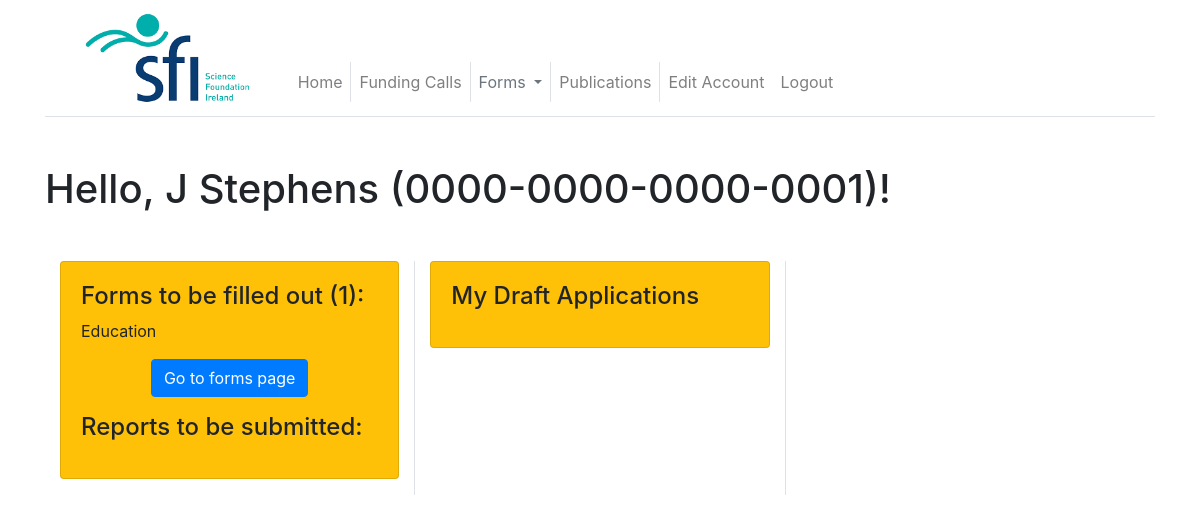
/ (signed in), run on an earlier commit of the app's database.
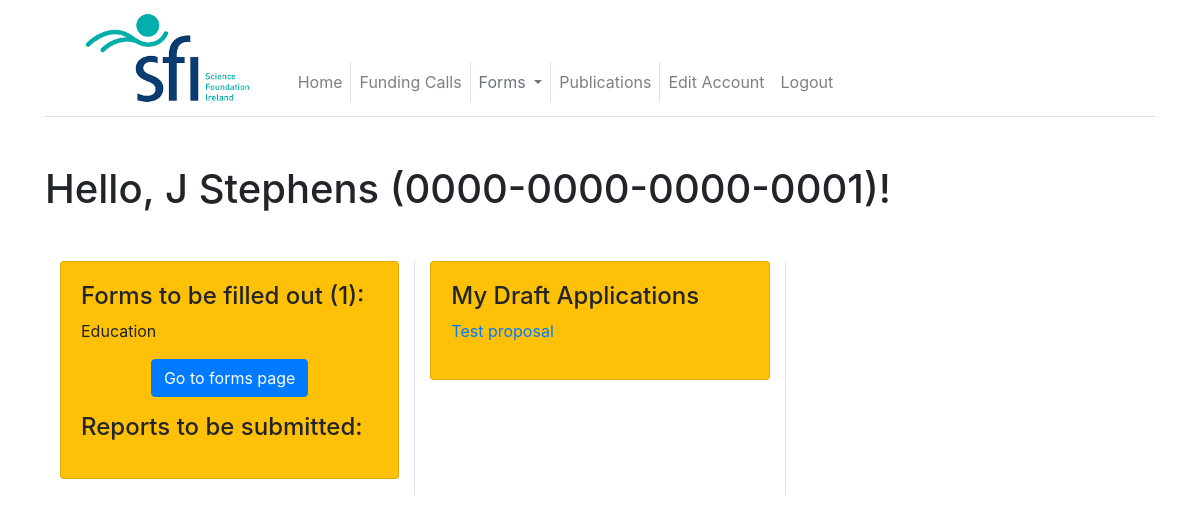
And on a later commit of the database.
### app/models.py (models this page shows, shortened)
class GrantApplications(db.Model):
    id = db.Column(db.Integer, primary_key=True)
    user_id = db.Column(db.Integer, db.ForeignKey("user.id"))
    call_id = db.Column(db.Integer, db.ForeignKey("funding_call.id"))
    title = db.Column(db.Text)
    duration = db.Column(db.Text)
    nrp = db.Column(db.Text)
    ethical_q1 = db.Column(db.String)
    ethical_q2 = db.Column(db.String)
    country = db.Column(db.Text)
    coapps = db.Column(db.Text)
    collabs = db.Column(db.Text)
    legal_align = db.Column(db.Text)
    sci_abstract = db.Column(db.Text)
    lay_abstract = db.Column(db.Text)
    is_draft = db.Column(db.Boolean, default=False)
    is_pending = db.Column(db.Boolean, default=False)
    is_awarded = db.Column(db.Boolean,default=False)
    attachment = db.relationship("GrantApplicationAttachment")

### app/routes.py (the view)
@app.route("/")
@login_required
def index():
    if current_user.is_reviewer:
        return redirect(url_for("proposals_to_review"))
    formList = []
    appList = []
    def check_if_filled(tableName, string):
        result = tableName.query.filter_by(user_id=current_user.id).first()
        if result is None:
            formList.append(string)
    appList = GrantApplications.query.filter_by(user_id=current_user.id).filter_by(is_draft=1).all()
    genInfo = None
    if current_user.is_admin == False and current_user.is_reviewer == False:
        q = GeneralInformation.query.filter_by(user_id=current_user.id).first()
        if q is not None:
            genInfo = json.loads(q.data)
    check_if_filled(GeneralInformation, "General Information")
    check_if_filled(EducationInformation, "Education")
    check_if_filled(EmploymentInformation, "Employment")
    check_if_filled(SocietiesInformation, "Societies")
    check_if_filled(AwardsInformation, "Awards")
    check_if_filled(FundingDiversification, "Funding Diversification")
    check_if_filled(Impacts, "Impacts")
    check_if_filled(InnovationAndCommercialisation, "Innovation and Commercialisation")
    check_if_filled(AcademicCollaborations, "Academic Collaborations")
    check_if_filled(NonAcademicCollaborations, "Non academic Collaborations")
    check_if_filled(Events, "Events")
    check_if_filled(CommunicationsOverview, "Communications Overview")
    check_if_filled(SfiFundingRatio, "SFI Funding Ratio")
    check_if_filled(EducationPublicEngagement, "Education and Public engagement")
    year = int(datetime.now().year)
    q = AnnualReport.query.filter_by(user_id=current_user.id, is_submit=True, date=year).first()
    if q is not None:
        q = False
    else:
        q = True
    annualReport = q
    proposals = SfiProposalCalls.query.all()
    applications = GrantApplications.query.filter_by(user_id=current_user.id, is_draft=True).all()
    return render_template("index.html", title="Home ", form=formList, \
                           proposals=proposals, app=appList, applications=applications, \
                           annualReport=annualReport, genInfo=genInfo)

### app/models.py (called while the page is built)
@login.user_loader
def load_user(id):
    return User.query.get(int(id))

### app/routes.py (called while the page is built)
@app.before_request
def before_request():
    if current_user.is_authenticated:
        current_user.last_seen = datetime.utcnow()
        db.session.commit()

### app/templates/index.html (shortened to what this page needs)
{% extends "base.html" %}
{% block content %}
{% if current_user.is_admin %}
<h1 class="mb-5">Welcome, SFI-administrator!</h1>
{% elif genInfo is defined %}
<h1 class="mb-5">Hello, {{ genInfo["firstName"] }} {{ genInfo["lastName"] }} ({{ current_user.orcid }})!</h1>
{% else %}
<h1 class="mb-5">Hello, {{ current_user.username }} ({{ current_user.orcid }})!</h1>
{% endif %}
    <div class="container">
        <div class="row">
            <div class="col border-right">
                {% if current_user.is_admin == false and current_user.is_reviewer == false%}
                <div class="card mb-3 bg-warning">
                    <div class="card-body">
                        <h4>Forms to be filled out ({{ form|length }}):</h4>
                            <ul class="list-unstyled">
                            {% for f in form %}
                                    <li> {{f}} </li>
                            {% endfor %}
                            </ul>
                            <p class="text-center"><a class="btn btn-primary" href="{{ url_for("edit_profile")}}">Go to forms page</a></p>
                            <h4>Reports to be submitted:</h4>
                    </div>
                </div>
                {% endif %}
            </div>
             {% if current_user.is_admin == false and current_user.is_reviewer == false%}
            <div class="col border-right">
                <div class="card mb-3 bg-warning">
                    <div class="card-body">
                        <h4>My Draft Applications</h4>
                        <ul class="list-unstyled">
                        {% for a in applications %}
                            <li><a href="{{ url_for('apply', call_id=a.call_id) }}">{{a.title}}</a></li>
                        {% endfor %}
                        </ul>
                    </div>
                </div>
            </div>
            {% else %}
            <div class="col"></div>
            {% endif %}
            <div class="col"></div>
        </div>
    </div>
{% endblock %}

What changed in the data, as far as the page shows it:
now on this page (row edited): GrantApplications: title "Test proposal"
